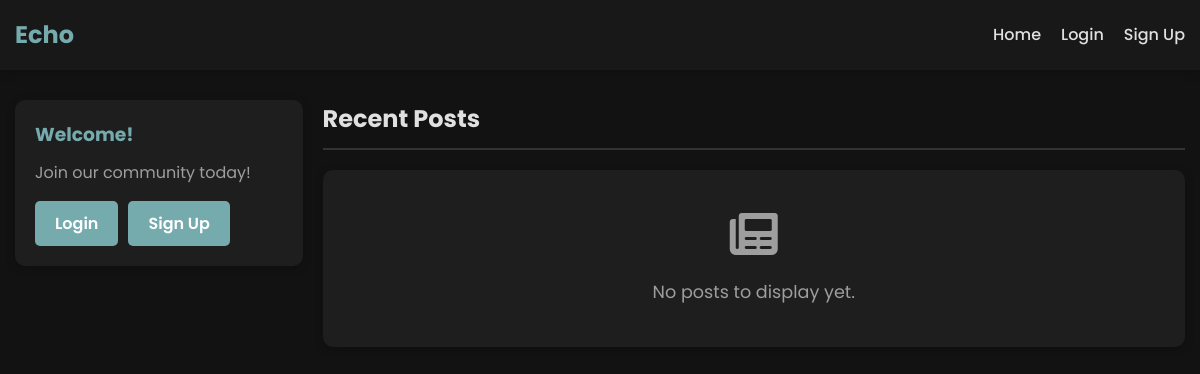
Before: / with the older database file.
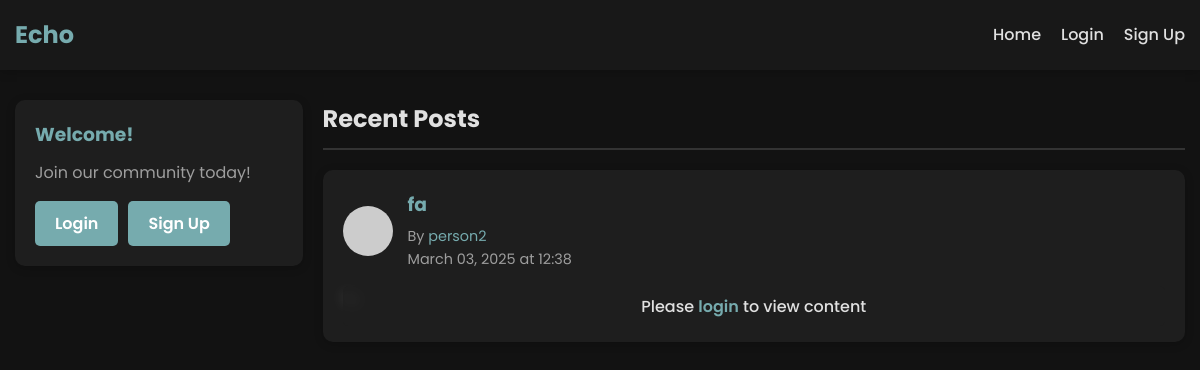
After: the same page with the newer database file.
### app.py (models this page shows, shortened)
class Post(db.Model):
    id = db.Column(db.Integer, primary_key=True)
    title = db.Column(db.String(100), nullable=False)
    content = db.Column(db.Text, nullable=False)
    timestamp = db.Column(db.DateTime, default=datetime.utcnow)
    user_id = db.Column(db.Integer, db.ForeignKey('user.id'), nullable=False)
    likes = db.relationship('Like', backref='post', lazy='dynamic', cascade='all, delete-orphan')
    edited = db.Column(db.Boolean, default=False)
    edited_timestamp = db.Column(db.DateTime, nullable=True)

class User(UserMixin, db.Model):
    id = db.Column(db.Integer, primary_key=True)
    username = db.Column(db.String(80), unique=True, nullable=False)
    email = db.Column(db.String(120), unique=True, nullable=False)
    password_hash = db.Column(db.String(128), nullable=False)
    bio = db.Column(db.Text, default='')
    join_date = db.Column(db.DateTime, default=datetime.utcnow)
    posts = db.relationship('Post', backref='author', lazy=True)
    likes = db.relationship('Like', backref='user', lazy='dynamic', cascade='all, delete-orphan')
    friends = db.relationship('User',
                              secondary=friendship,
                              primaryjoin=(friendship.c.user_id == id),
                              secondaryjoin=(friendship.c.friend_id == id),
                              backref=db.backref('followed_by', lazy='dynamic'),
                              lazy='dynamic')

### app.py (the view)
@app.route('/')
def index():
    if current_user.is_authenticated:
        posts = current_user.friend_posts().all()
    else:
        posts = Post.query.order_by(Post.timestamp.desc()).limit(5).all()
    return render_template('index.html', posts=posts)

### templates/index.html (shortened to what this page needs)
{% extends 'base.html' %}
{% block content %}
<div class="home-container">
    <div class="sidebar">
        <div class="sidebar-section">
            <h3>Welcome{% if current_user.is_authenticated %}, {{ current_user.username }}{% endif %}!</h3>
            {% if current_user.is_authenticated %}
                <p>Share your thoughts with friends</p>
                <a href="{{ url_for('create_post') }}" class="btn btn-primary">Create New Post</a>
            {% else %}
                <p>Join our community today!</p>
                <div class="auth-buttons">
                    <a href="{{ url_for('login') }}" class="btn btn-primary">Login</a>
                    <a href="{{ url_for('signup') }}" class="btn btn-secondary">Sign Up</a>
                </div>
            {% endif %}
        </div>
    </div>
    <div class="main-content">
        <h2>{% if current_user.is_authenticated %}Your Newsfeed{% else %}Recent Posts{% endif %}</h2>
        {% if posts %}
            <div class="posts-container">
                {% for post in posts %}
                    <div class="post-card">
                        <div class="post-header">
                            <img src="https://ui-avatars.com/api/?name={{ post.author.username }}&background=random" alt="Profile" class="avatar">
                            <div class="post-info">
                                <h3><a href="{{ url_for('login') }}">{{ post.title }}</a></h3>
                                <p class="author">By <a href="{{ url_for('login') }}">{{ post.author.username }}</a></p>
                                <p class="date">{{ post.timestamp.strftime('%B %d, %Y at %H:%M') }}</p>
                            </div>
                        </div>
                        <div class="post-content {% if not current_user.is_authenticated %}blurred-content{% endif %}">
                            {% if current_user.is_authenticated %}
                                <p>{{ post.content[:200] }}{% if post.content|length > 200 %}...{% endif %}</p>
                                <a href="{{ url_for('post', post_id=post.id) }}" class="read-more">Read more</a>
                            {% else %}
                                <div class="login-overlay">
                                    <p>Please <a href="{{ url_for('login') }}">login</a> to view content</p>
                                </div>
                                <p class="hidden-content">{{ post.content[:200] }}{% if post.content|length > 200 %}...{% endif %}</p>
                            {% endif %}
                        </div>
                    </div>
                {% endfor %}
            </div>
        {% else %}
            <div class="empty-state">
                <i class="fas fa-newspaper"></i>
                <p>No posts to display yet.</p>
            </div>
        {% endif %}
    </div>
</div>
{% endblock %}

Changed rows visible on the page:
added Post: title "fa", author.username "person2", timestamp "March 03, 2025 at 12:38"
Other visible differences:
text no longer shown: "No posts to display yet."
